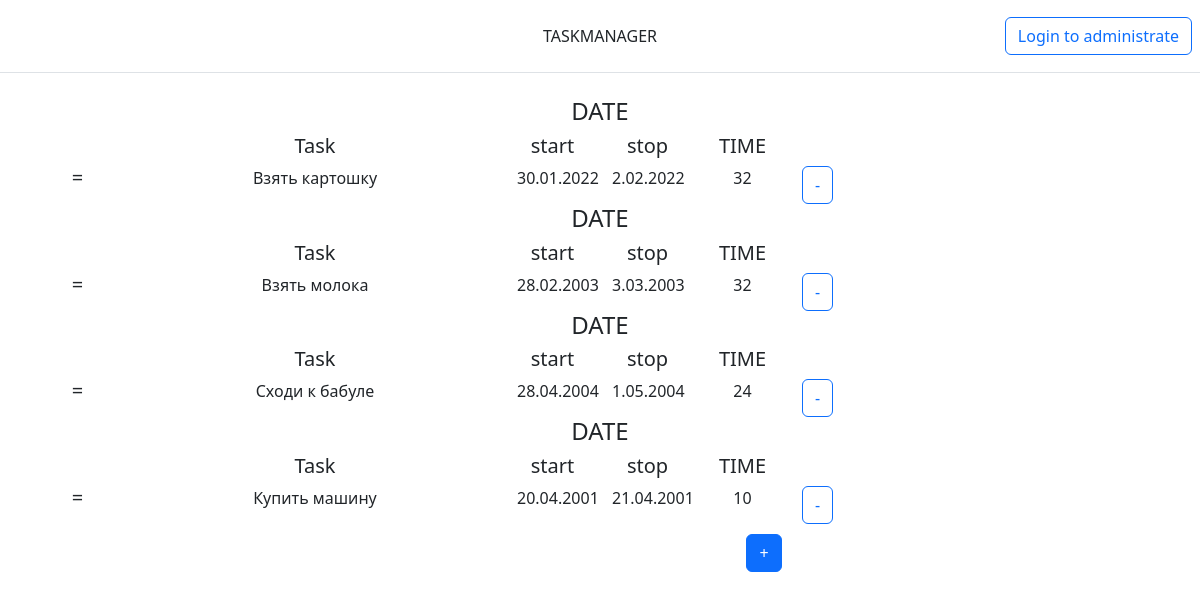
The page / on the database its author committed.
### taskmanager/models.py (models this page shows, shortened)
class Task(models.Model):
    title = "Task"
    task= models.CharField('task',max_length=30)
    date= models.CharField('Начальная дата',max_length=10)
    time= models.CharField('Время',max_length=2)
    stop=0

### taskmanager/views.py (the view)
# urls.py: path('', views.index)
def index(request):
    task = Task.objects.all()
    for el in task:
        date=el.date
        time=el.time
        w=date.split('.')
        mod=int(time)//8
        w[0]=str(int(w[0])+mod)
        if (int(w[1]) == 1 or int(w[1]) == 3 or int(w[1]) == 5 or int(w[1]) == 7 or int(w[1]) == 8 or int(w[1]) == 10 or  int(w[1]) == 12) and (int(w[0])>31):
            w[1]='0'+str(int(w[1])+1)
            w[0]=str(int(w[0])-32)
        if (int(w[1]) == 4 or int(w[1]) == 6 or int(w[1]) == 9 or int(w[1]) == 11) and (int(w[0])>30):
            w[1]='0'+str(int(w[1])+1)
            w[0]=str(int(w[0])-31)
        if int(w[1]) == 2 and (int(w[0])>28):
            w[1]='0'+str(int(w[1])+1)
            w[0]=str(int(w[0])-29)
        if int(w[1])>12:
            w[1]='1'
            w[2]=str(int(w[2])+1)
        if int(w[0]) == 0:
            w[0]='1'
        el.stop='.'.join(w)
    return render(request,'index.html', {'task':task})

### taskmanager/templates/index.html
{% extends 'baseTASK.html'%}
{% block task %}{{el.task}}{% endblock %}
{% block start %}{{el.date}}{% endblock %}
{% block stop %}{{el.stop}}{% endblock %}
{% block time %}{{el.time}}{% endblock %}

### taskmanager/templates/baseTASK.html (shortened to what this page needs)
<!DOCTYPE html>
<html lang="en">
<head>
    <link rel="stylesheet" href="https://cdn.jsdelivr.net/npm/bootstrap@5.2.3/dist/css/bootstrap.min.css">
</head>
<header class="d-flex flex-wrap align-items-center justify-content-center justify-content-md-between py-3 mb-4 border-bottom">
   <a href="/" class="d-flex align-items-center col-md-3 mb-2 mb-md-0 text-dark text-decoration-none">
     <svg class="bi me-2" width="40" height="32" role="img" aria-label="Bootstrap"><use xlink:href="#bootstrap"></use></svg>
   </a>
   <ul class="nav col-12 col-md-auto mb-2 justify-content-center mb-md-0">
     <li><a href="#" class="nav-link px-2 link-dark">TASKMANAGER</a></li>
   </ul>
   <div class="col-md-3 text-end">
     <a href="http://127.0.0.1:8000/admin" ><button type="button" class="btn btn-outline-primary me-2">Login to administrate</button></a>
   </div>
 </header>
<body>
   {% for el in task %}
      <div class="container">
        <div class="row mb-100 text-center ">
            <div class="col-xl-1 themed-grid-col boxno" ></div>
            <div class="col-xl-4 themed-grid-col boxno" ></div>
            <div class="col-xl-2 themed-grid-col box"><h4>DATE</h4></div>
         </div>
         <div class="row mb-100 text-center">
            <div class="col-xl-1 themed-grid-col boxno" ></div>
            <div class="col-xl-4 themed-grid-col box "><h5>Task</h5></div>
            <div class="col-xl-1 themed-grid-col box" ><h5>start</h5></div>
            <div class="col-xl-1 themed-grid-col box"><h5>stop</h5></div>
            <div class="col-xl-1 themed-grid-col box"><h5>TIME</h5></div>
         </div>
         <div class="row mb-100 text-center">
            <div class="col-xl-1 themed-grid-col box"><h5>=</h5></div>
            <div class="col-xl-4 themed-grid-col box">{% block task %}{% endblock %}</div>
            <div class="col-xl-1 themed-grid-col box ">{% block start %}{% endblock %}</div>
            <div class="col-xl-1 themed-grid-col box ">{% block stop %}{% endblock %} </div>
            <div class="col-xl-1 themed-grid-col box">{% block time %}{% endblock %}</div>
            <div class="col-xl-1 themed-grid-col box"><div class="col-xl-1 themed-grid-col box"><a href="" ><button type="button" class="btn btn-outline-primary me-2">-</button></a></div></div>
         </div>
      </div>
   {% endfor %}
      <div class="row mb-100 text-center">
         <div class="col-xl-1 themed-grid-col boxno" ></div>
         <div class="col-xl-2 themed-grid-col boxno "></div>
         <div class="col-xl-2 themed-grid-col boxno" ></div>
         <div class="col-xl-1 themed-grid-col boxno" ></div>
         <div class="col-xl-1 themed-grid-col boxno" ></div>
         <div class="col-xl-1 themed-grid-col ">
            <a href="http://127.0.0.1:8000/admin/taskmanager/task/add/" ><button type="button" class="btn btn-primary me-2 qwe">+</button></a>
         </div>
      </div>
</body>

### taskmanager/templates/baseTASK.html (style rules this page uses)
.qwe { margin-top: 10px; margin-left: 30px; }

### rows shown on the page
Task: task "Взять картошку", date "30.01.2022", stop "2.02.2022", time "32"
Task: task "Взять молока", date "28.02.2003", stop "3.03.2003", time "32"
Task: task "Сходи к бабуле", date "28.04.2004", stop "1.05.2004", time "24"
Task: task "Купить машину", date "20.04.2001", stop "21.04.2001", time "10"
